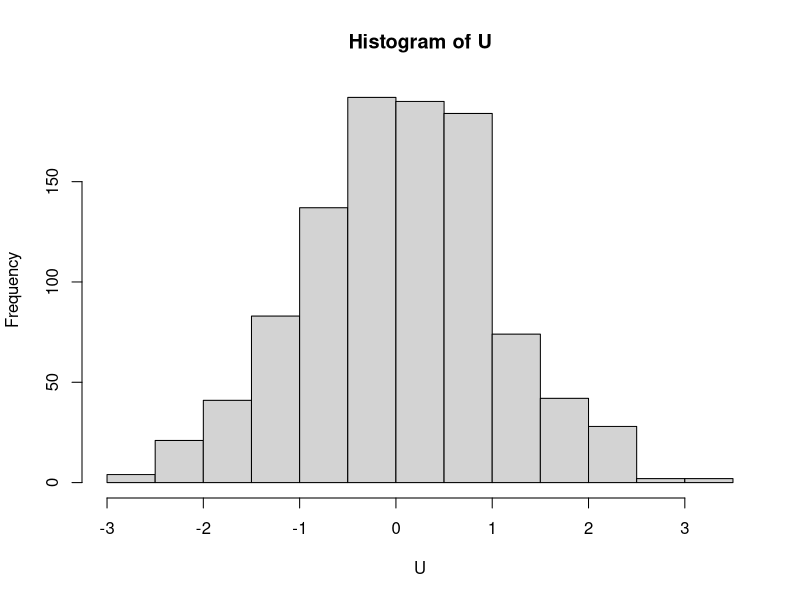
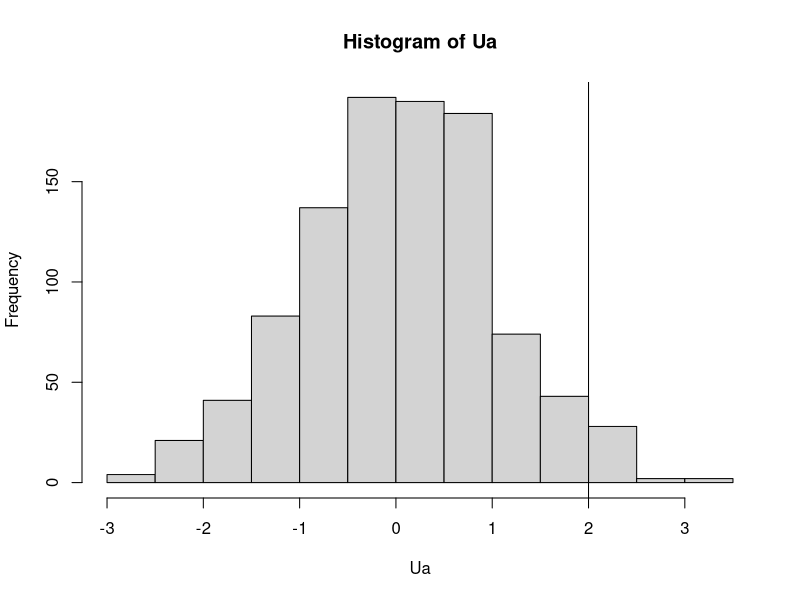
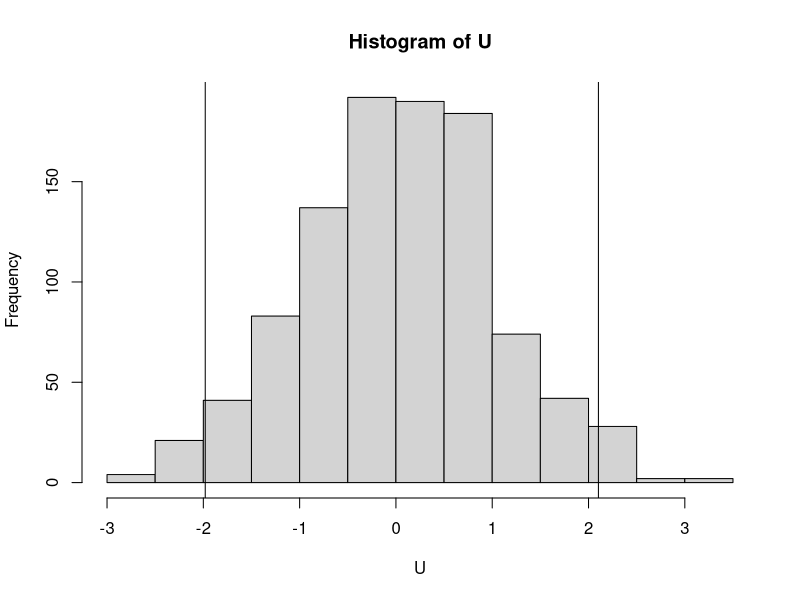
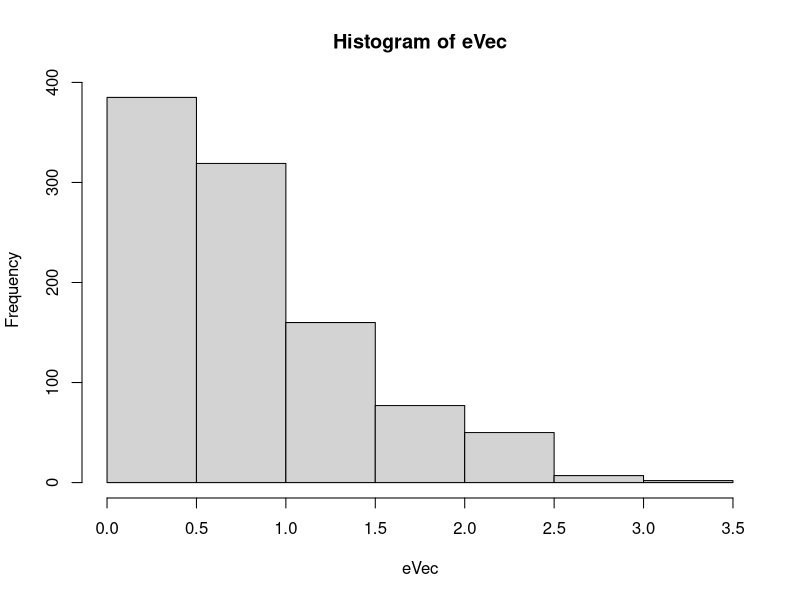
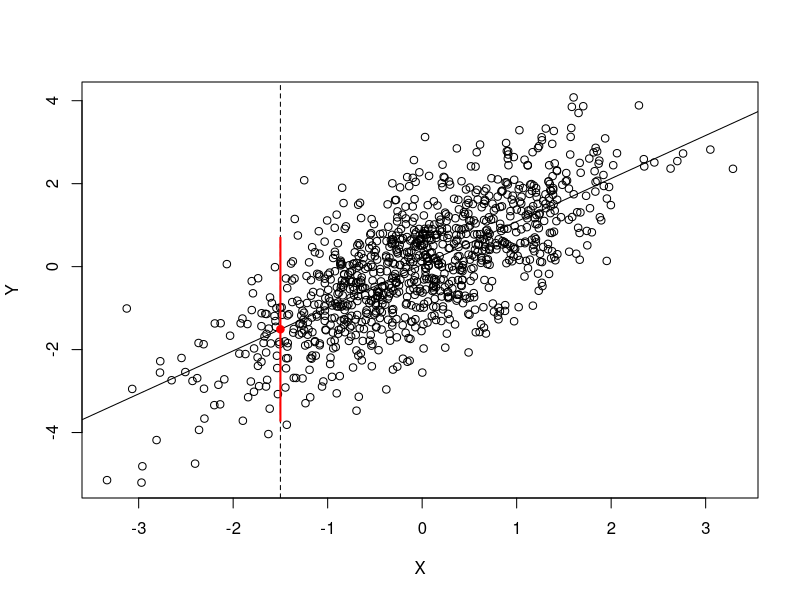
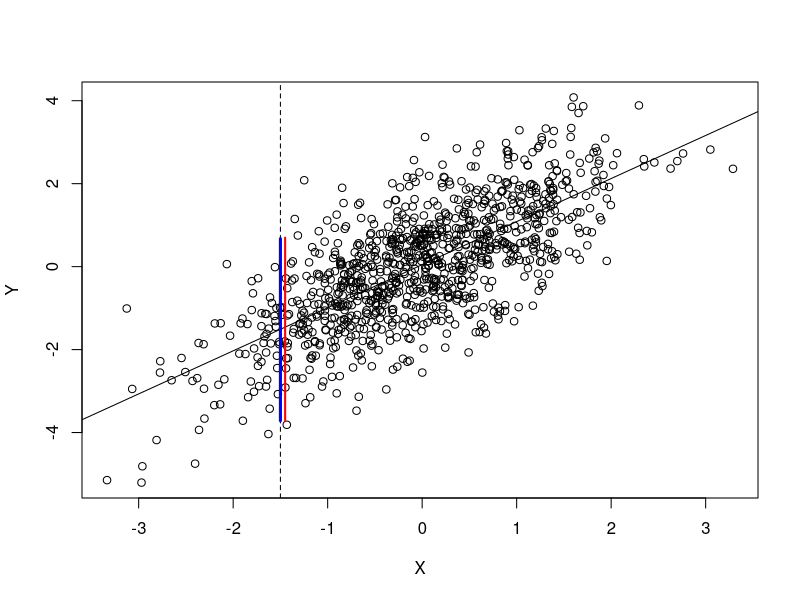

Reproduce these figures in R, in order.
## ---- chunk 1
knitr::opts_chunk$set(echo = TRUE, 
                      results = 'asis',
                      fig.dim=c(4,4)) 
knitr::opts_knit$set(root.dir="~/Documents/Github/cds-demos/conformal")
## ---- chunk 2
set.seed(12345)
n <- 1000
U <- rnorm(n)
hist(U)
## ---- chunk 3
u <- 2
Ua <- c(U, u)
hist(Ua)
abline(v=u)
print(round(mean(Ua > u), 3))
## ---- chunk 4
nEval <- 200
u.candidate <- seq(from=min(U), to=max(U), length = nEval)
Cbounds <- c(u.candidate[match(5, apply(as.matrix(u.candidate),
              1,
              function(x){floor(2.5+100*(mean(c(U, x) < x)))}))],
             rev(u.candidate)[match(95, rev(apply(as.matrix(u.candidate),
              1,
              function(x){ceiling(-2.5+100*(mean(c(U, x) < x)))})))])
print(Cbounds)
hist(U)
abline(v=Cbounds)
## ---- chunk 5
X <- rnorm(n)
Y <- X + U
regData <- data.frame(X,Y)
fitlm <- lm(Y~X, data=regData)
eVec <- abs(fitlm$residuals)
hist(eVec)
plot(X,Y)
Xnew <- -1.5
abline(fitlm)
abline(v=Xnew, lty="dashed")
muHat <- predict(fitlm, newdata=data.frame(X=Xnew))
points(Xnew, muHat, pch=19, col="red")
C.X <- c(muHat-quantile(eVec, .975), muHat+quantile(eVec, .975))
points(rep(Xnew, 2), C.X, type="l", col="red", lwd=2)
## ---- chunk 6
nEval <- 200
yCand <- seq(from=min(Y), to=max(Y), length=nEval)

confPredict <- function(y, Xin){
  nData <- nrow(regData)  
  regData.a <- rbind(regData,c(Xin, y))
  fitlm.a <- lm(Y~X, data=regData.a)
  resOut <- abs(fitlm.a$residuals)
  resOut_new <- resOut[length(resOut)]
  pi.y <- mean(apply(as.matrix(resOut),
        1,
        function(x){x<=resOut_new}))
  testResult <- pi.y*(nData+1) <= ceiling(.975*(nData+1))
  return(testResult)
}

Cxa <- range(yCand[sapply(yCand, confPredict, Xin=Xnew)])

plot(X,Y)
abline(fitlm)
abline(v=Xnew, lty="dashed")
points(rep((Xnew+.05), 2), C.X, type="l", col="red", lwd=2)
points(rep(Xnew, 2), Cxa, type="l", col="blue", lwd=3)
